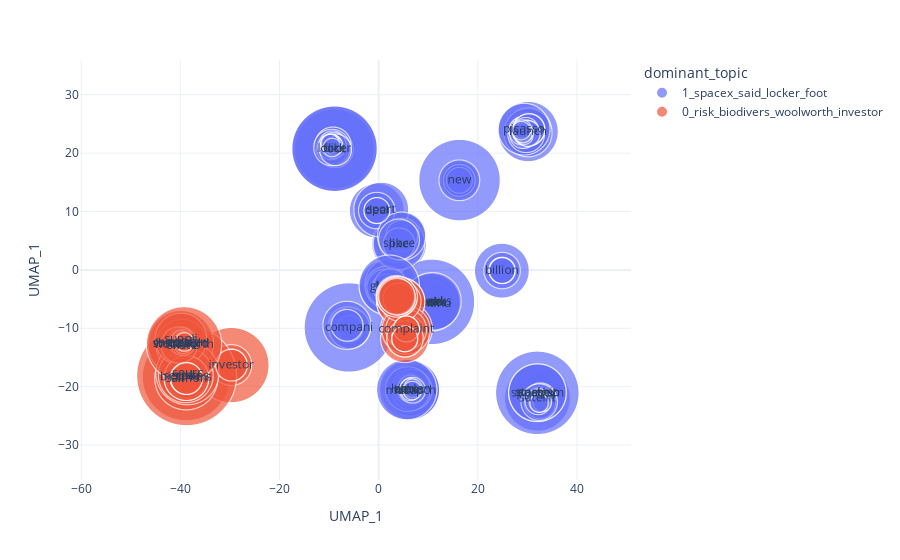

Write notebook code for a chart like this one.
### Code cell
from topicwizard.figures import word_map

topic_data = topic_pipeline.prepare_topic_data(texts)

word_map(topic_data)

### Figure 1 — Plotly figure (JSON) as saved in the notebook; plotly's stock layout.template omitted (floating-point values rounded to 4 significant figures; data arrays with more than 128 entries replaced by an {"elided": "..."} marker saying what was removed)
{"data": [{"customdata": {"elided": "941x2 str values"}, "hovertemplate": "dominant_topic=1_spacex_said_locker_foot<br>frequency=%{marker.size}<br>word=%{customdata[0]}<extra></extra>", "legendgroup": "1_spacex_said_locker_foot", "marker": {"color": "#636efa", "size": {"elided": "941 int values"}, "sizemode": "area", "sizeref": 0.003, "symbol": "circle"}, "mode": "markers+text", "name": "1_spacex_said_locker_foot", "showlegend": true, "text": {"elided": "941 str values"}, "type": "scattergl", "x": {"elided": "941 float values"}, "xaxis": "x", "y": {"elided": "941 float values"}, "yaxis": "y"}, {"customdata": {"elided": "379x2 str values"}, "hovertemplate": "dominant_topic=0_risk_biodivers_woolworth_investor<br>frequency=%{marker.size}<br>word=%{customdata[0]}<extra></extra>", "legendgroup": "0_risk_biodivers_woolworth_investor", "marker": {"color": "#EF553B", "size": {"elided": "379 int values"}, "sizemode": "area", "sizeref": 0.003, "symbol": "circle"}, "mode": "markers+text", "name": "0_risk_biodivers_woolworth_investor", "showlegend": true, "text": {"elided": "379 str values"}, "type": "scattergl", "x": {"elided": "379 float values"}, "xaxis": "x", "y": {"elided": "379 float values"}, "yaxis": "y"}], "layout": {"legend": {"itemsizing": "constant", "title": {"text": "dominant_topic"}, "tracegroupgap": 0}, "margin": {"t": 60}, "xaxis": {"anchor": "y", "domain": [0, 1], "title": {"text": "UMAP_1"}}, "yaxis": {"anchor": "x", "domain": [0, 1], "title": {"text": "UMAP_1"}}}}
